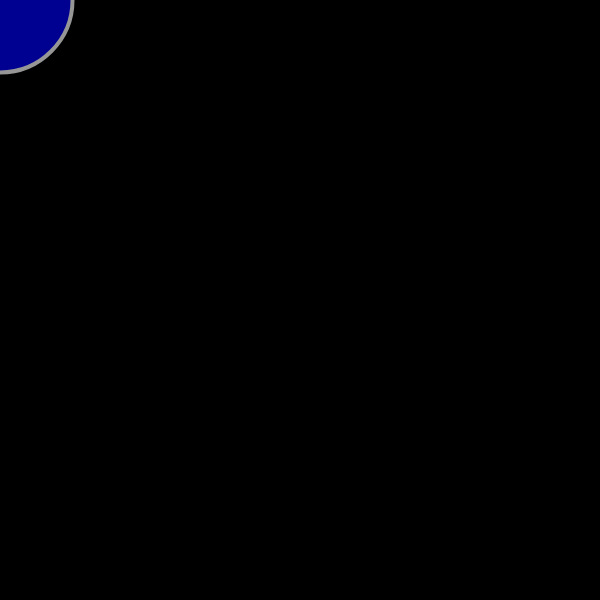
Frame 1 (no input)
Frame 60 (no input): identical to frame 1, image omitted
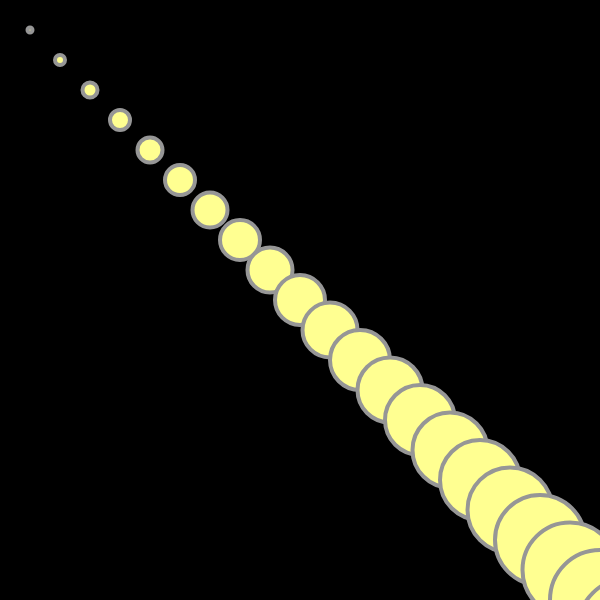
Frame 120 (the mouse pressed at the canvas centre since frame 60)

The p5.js sketch that drew these frames (run headless with seeded random() and noise() and a simulated clock; from frame 60 on, the mouse is pressed at the canvas centre):

// p5.js sketch
// ── sketch.js
function setup() {
  createCanvas(600, 600);
}
var a = 0;
function draw() {
  background(0);
  stroke(150);
  strokeWeight(4);
  fill(mouseX,mouseY,145);
  while(a < 30){
    ellipse(a*mouseX/10, a*mouseY/10,a*5,a*5);
    a++;
    
  }
  a = 0;
}
